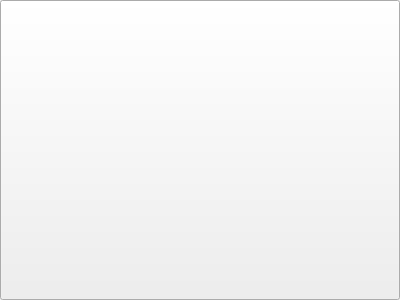
<?xml version="1.0" encoding="UTF-8"?>
<ui version="4.0">
 <class>EquipmentSlotView</class>
 <widget class="QWidget" name="EquipmentSlotView">
  <property name="geometry">
   <rect>
    <x>0</x>
    <y>0</y>
    <width>400</width>
    <height>300</height>
   </rect>
  </property>
  <property name="windowTitle">
   <string>EquipmentSlotView</string>
  </property>
  <layout class="QGridLayout" name="gridLayout">
   <property name="leftMargin">
    <number>0</number>
   </property>
   <property name="topMargin">
    <number>0</number>
   </property>
   <property name="rightMargin">
    <number>0</number>
   </property>
   <property name="bottomMargin">
    <number>0</number>
   </property>
   <property name="spacing">
    <number>0</number>
   </property>
   <item row="0" column="0">
    <widget class="QToolButton" name="btnIcon">
     <property name="sizePolicy">
      <sizepolicy hsizetype="Expanding" vsizetype="Expanding">
       <horstretch>0</horstretch>
       <verstretch>0</verstretch>
      </sizepolicy>
     </property>
     <property name="focusPolicy">
      <enum>Qt::NoFocus</enum>
     </property>
     <property name="iconSize">
      <size>
       <width>64</width>
       <height>64</height>
      </size>
     </property>
     <property name="toolButtonStyle">
      <enum>Qt::ToolButtonTextUnderIcon</enum>
     </property>
    </widget>
   </item>
  </layout>
 </widget>
 <layoutdefault spacing="6" margin="11"/>
 <resources/>
 <connections/>
</ui>
